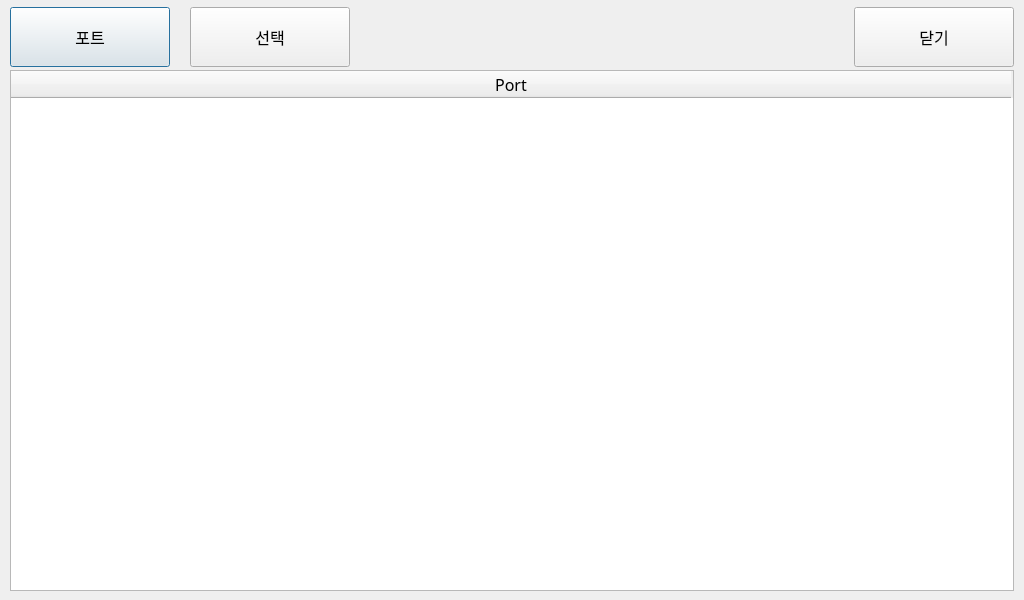
<?xml version="1.0" encoding="UTF-8"?>
<ui version="4.0">
 <class>CComMonSelect</class>
 <widget class="QDialog" name="CComMonSelect">
  <property name="geometry">
   <rect>
    <x>0</x>
    <y>0</y>
    <width>1024</width>
    <height>600</height>
   </rect>
  </property>
  <property name="windowTitle">
   <string>Dialog</string>
  </property>
  <widget class="QPushButton" name="btnPortSelect">
   <property name="geometry">
    <rect>
     <x>10</x>
     <y>7</y>
     <width>160</width>
     <height>60</height>
    </rect>
   </property>
   <property name="font">
    <font>
     <pointsize>12</pointsize>
    </font>
   </property>
   <property name="text">
    <string>포트</string>
   </property>
   <property name="checkable">
    <bool>true</bool>
   </property>
  </widget>
  <widget class="QPushButton" name="ok">
   <property name="geometry">
    <rect>
     <x>190</x>
     <y>7</y>
     <width>160</width>
     <height>60</height>
    </rect>
   </property>
   <property name="font">
    <font>
     <pointsize>12</pointsize>
    </font>
   </property>
   <property name="text">
    <string>선택</string>
   </property>
  </widget>
  <widget class="QStackedWidget" name="stackedWidget">
   <property name="geometry">
    <rect>
     <x>0</x>
     <y>70</y>
     <width>1024</width>
     <height>531</height>
    </rect>
   </property>
   <property name="font">
    <font>
     <pointsize>12</pointsize>
    </font>
   </property>
   <property name="currentIndex">
    <number>1</number>
   </property>
   <widget class="QWidget" name="page">
    <widget class="QTableWidget" name="tableWidgetComm">
     <property name="geometry">
      <rect>
       <x>10</x>
       <y>0</y>
       <width>1004</width>
       <height>521</height>
      </rect>
     </property>
     <property name="editTriggers">
      <set>QAbstractItemView::NoEditTriggers</set>
     </property>
     <property name="alternatingRowColors">
      <bool>true</bool>
     </property>
     <property name="selectionMode">
      <enum>QAbstractItemView::SingleSelection</enum>
     </property>
     <property name="selectionBehavior">
      <enum>QAbstractItemView::SelectRows</enum>
     </property>
     <property name="sortingEnabled">
      <bool>true</bool>
     </property>
     <attribute name="horizontalHeaderDefaultSectionSize">
      <number>300</number>
     </attribute>
     <column>
      <property name="text">
       <string>Driver</string>
      </property>
      <property name="font">
       <font>
        <pointsize>12</pointsize>
       </font>
      </property>
     </column>
     <column>
      <property name="text">
       <string>Device</string>
      </property>
      <property name="font">
       <font>
        <pointsize>12</pointsize>
       </font>
      </property>
     </column>
     <column>
      <property name="text">
       <string>Port</string>
      </property>
      <property name="font">
       <font>
        <family>나눔고딕</family>
        <pointsize>12</pointsize>
       </font>
      </property>
     </column>
    </widget>
   </widget>
   <widget class="QWidget" name="page_2">
    <widget class="QTableWidget" name="tableWidgetPort">
     <property name="geometry">
      <rect>
       <x>10</x>
       <y>0</y>
       <width>1004</width>
       <height>521</height>
      </rect>
     </property>
     <property name="font">
      <font>
       <family>나눔고딕_코딩</family>
       <pointsize>12</pointsize>
      </font>
     </property>
     <property name="editTriggers">
      <set>QAbstractItemView::NoEditTriggers</set>
     </property>
     <property name="alternatingRowColors">
      <bool>true</bool>
     </property>
     <property name="selectionMode">
      <enum>QAbstractItemView::SingleSelection</enum>
     </property>
     <property name="selectionBehavior">
      <enum>QAbstractItemView::SelectRows</enum>
     </property>
     <property name="sortingEnabled">
      <bool>true</bool>
     </property>
     <attribute name="horizontalHeaderDefaultSectionSize">
      <number>1000</number>
     </attribute>
     <column>
      <property name="text">
       <string>Port</string>
      </property>
      <property name="font">
       <font>
        <family>나눔고딕_코딩</family>
        <pointsize>12</pointsize>
       </font>
      </property>
     </column>
    </widget>
   </widget>
  </widget>
  <widget class="QPushButton" name="close">
   <property name="geometry">
    <rect>
     <x>854</x>
     <y>7</y>
     <width>160</width>
     <height>60</height>
    </rect>
   </property>
   <property name="font">
    <font>
     <pointsize>12</pointsize>
    </font>
   </property>
   <property name="text">
    <string>닫기</string>
   </property>
  </widget>
 </widget>
 <resources/>
 <connections>
  <connection>
   <sender>close</sender>
   <signal>clicked()</signal>
   <receiver>CComMonSelect</receiver>
   <slot>reject()</slot>
   <hints>
    <hint type="sourcelabel">
     <x>939</x>
     <y>34</y>
    </hint>
    <hint type="destinationlabel">
     <x>511</x>
     <y>299</y>
    </hint>
   </hints>
  </connection>
 </connections>
</ui>
